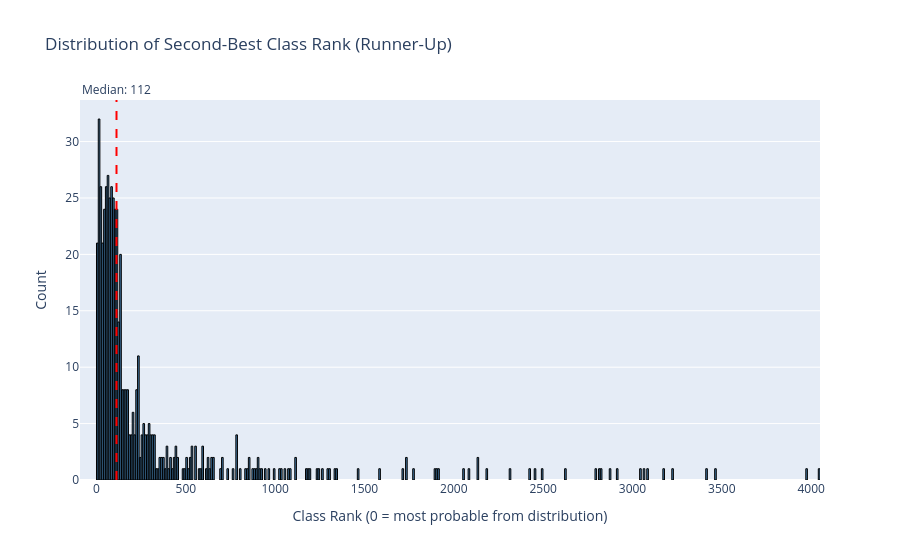

Here is the notebook cell this chart was saved with:
### Markdown cell above
## 8. Second-Best Class Rank Distribution

Visualize which logical class ranks tend to have the second-smallest LLR (the "runner-up").
This reveals whether the second-best decoding candidate follows a predictable pattern
based on the error distribution ranking.

Two complementary views are provided:
1. **By rank**: Distribution of the second-best class's rank in the error distribution
2. **By cumulative probability**: Cumulative probability mass up to the second-best rank

If the cumulative probability is close to 1, it means the runner-up is among the high-probability
classes that together account for most of the probability mass.

### Code cell
# ==============================================================================
# Second-Best Class Rank Distribution
# ==============================================================================

# Find the rank of the class with the second-smallest LLR for each shot
second_best_ranks = []

for shot_id, group in df_results.groupby("shot_id"):
    # Sort by LLR to find the second-smallest
    sorted_by_llr = group.sort_values("fixed_llr")
    if len(sorted_by_llr) >= 2:
        second_best_rank = sorted_by_llr.iloc[1]["error_rank"]
        second_best_ranks.append({
            "shot_id": shot_id,
            "second_best_rank": int(second_best_rank),
        })

df_second_best = pd.DataFrame(second_best_ranks)

# Print summary statistics
print("=" * 60)
print("SECOND-BEST CLASS RANK DISTRIBUTION")
print("=" * 60)
print(f"\nNumber of shots: {len(df_second_best)}")

print(f"\nSecond-best rank statistics:")
print(f"  Mean:   {df_second_best['second_best_rank'].mean():.1f}")
print(f"  Median: {df_second_best['second_best_rank'].median():.1f}")
print(f"  Std:    {df_second_best['second_best_rank'].std():.1f}")
print(f"  Min:    {df_second_best['second_best_rank'].min()}")
print(f"  Max:    {df_second_best['second_best_rank'].max()}")

# Create visualization: histogram
fig = go.Figure()

fig.add_trace(go.Histogram(
    x=df_second_best["second_best_rank"],
    nbinsx=500,
    marker=dict(color="steelblue", line=dict(width=1, color="black")),
    hovertemplate="Rank: %{x}<br>Count: %{y}<extra></extra>",
))

# Add a vertical line at the median
median_rank = df_second_best["second_best_rank"].median()
fig.add_vline(
    x=median_rank,
    line_dash="dash",
    line_color="red",
    annotation_text=f"Median: {median_rank:.0f}",
    annotation_position="top",
)

fig.update_layout(
    title="Distribution of Second-Best Class Rank (Runner-Up)",
    xaxis_title="Class Rank (0 = most probable from distribution)",
    yaxis_title="Count",
    bargap=0.1,
)

fig.show()

### Figure 1 — Plotly figure (JSON) as saved in the notebook; plotly's stock layout.template omitted (floating-point values rounded to 4 significant figures; data arrays with more than 128 entries replaced by an {"elided": "..."} marker saying what was removed)
{"data": [{"hovertemplate": "Rank: %{x}<br>Count: %{y}<extra></extra>", "marker": {"color": "steelblue", "line": {"color": "black", "width": 1}}, "nbinsx": 500, "type": "histogram", "x": {"elided": "563 int values"}}], "layout": {"annotations": [{"showarrow": false, "text": "Median: 112", "x": 112, "xanchor": "center", "xref": "x", "y": 1, "yanchor": "bottom", "yref": "y domain"}], "bargap": 0.1, "shapes": [{"line": {"color": "red", "dash": "dash"}, "type": "line", "x0": 112, "x1": 112, "xref": "x", "y0": 0, "y1": 1, "yref": "y domain"}], "title": {"text": "Distribution of Second-Best Class Rank (Runner-Up)"}, "xaxis": {"title": {"text": "Class Rank (0 = most probable from distribution)"}}, "yaxis": {"title": {"text": "Count"}}}}
